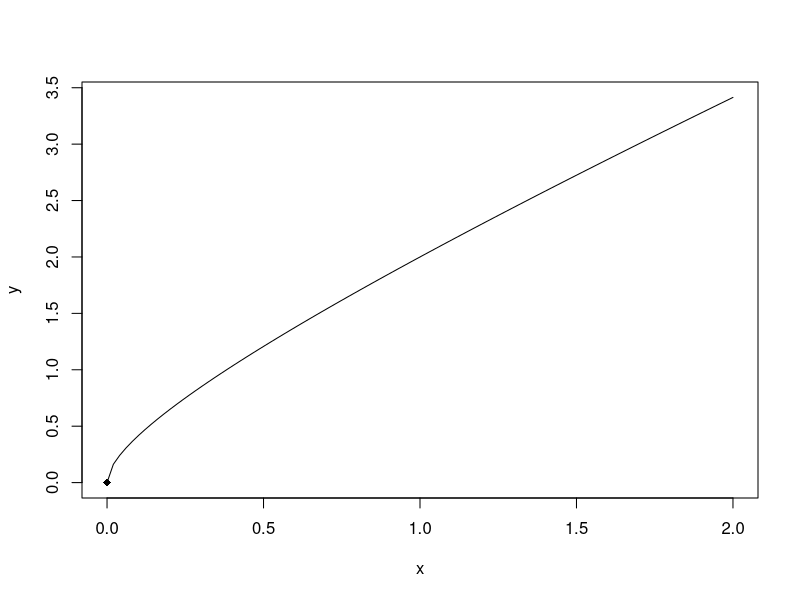
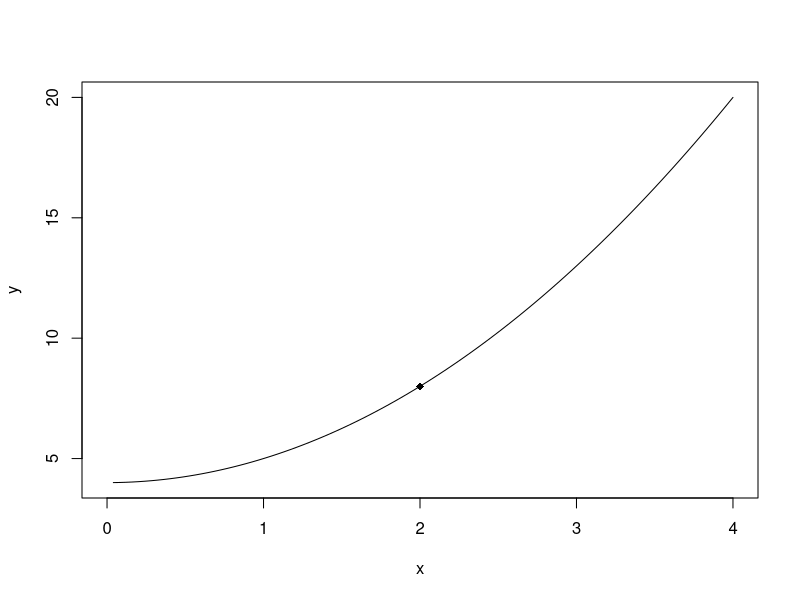
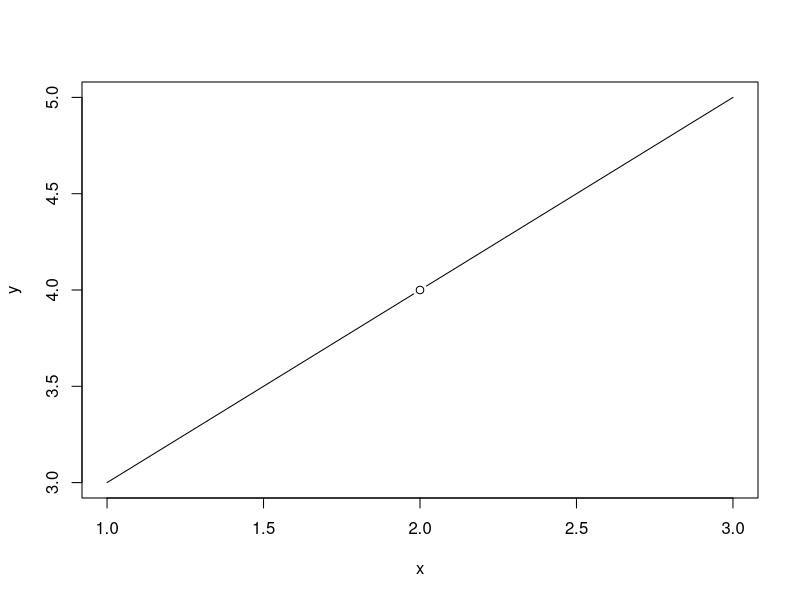
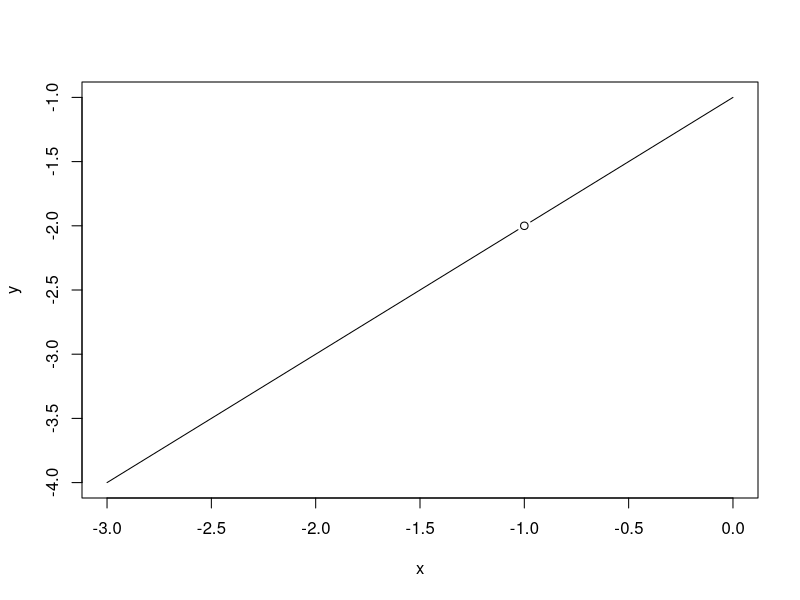
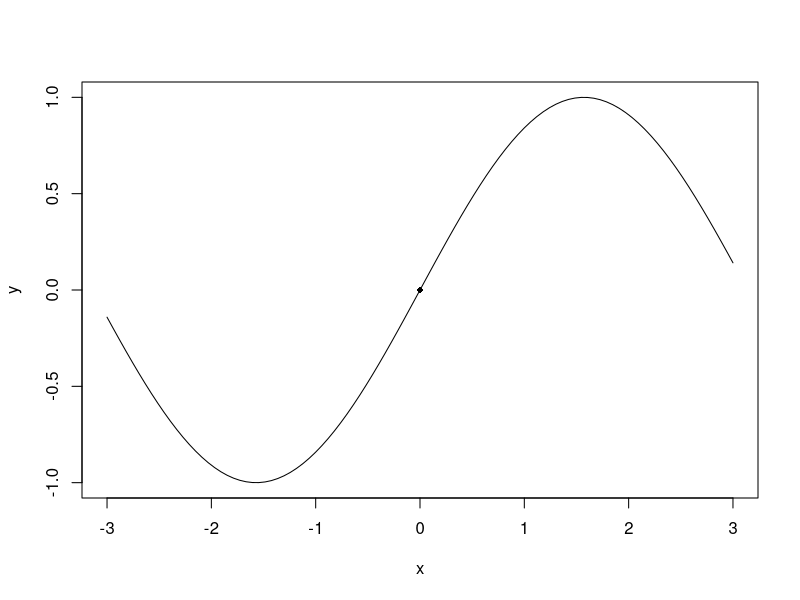

Recreate these plots in R, in order.
# Considere a seguinte função f(x)=√x + x
# Esboce o gráfico e marque o ponto x=0

x <- seq(0, 2, l = 100)
fx <- function(x) {
    out <- sqrt(x) + x
    return(out)
}
y <- fx(x = x)
plot(y ~ x, type = "l")
points(x = 0, y = fx(x = 0), pch = 18)

# Considere a seguinte função f(x) = x² + x / x + 3
# Esboce o gráfico e marque o ponto x=2

x <- seq(0, 4, l = 100)
fx <- function(x) {
    out <- x^2 + x / x + 3
    return(out)
}
y <- fx(x = x)
plot(y ~ x, type = "l")
points(x = 2, y = fx(x = 2), pch = 18)

# Considere a seguinte função f(x) = x² − 4 / x − 2
# Esboce o gráfico e marque o ponto x=2

x <- c(seq(1, 2, l = 50), 2, seq(2, 3, l = 50))
fx <- function(x) {
    out <- (x^2 - 4) / (x - 2)
    return(out)
}
y <- fx(x = x)
plot(y ~ x, type = "l")
points(x = 2, y = 4, pch = 1)

# Considere a seguinte função f(x) = x²−1 / x+1
# Esboce o gráfico e marque o ponto x = −1

x <- seq(-3, 0, l = 100)
fx <- function(x) {
    out <- (x^2 - 1) / (x + 1)
    return(out)
}
y <- fx(x = x)
plot(y ~ x, type = "l")
points(x = -1, y = -2, pch = 1)


# Considere a seguinte função f(x) = sin(x)
# Esboce o gráfico e marque o ponto x = 0

x <- seq(-3, 3, l = 100)
fx <- function(x) {
    out <- sin(x)
    return(out)
}
y <- fx(x = x)
plot(y ~ x, type = "l")
points(x = 0, y = fx(x = 0), pch = 18)
